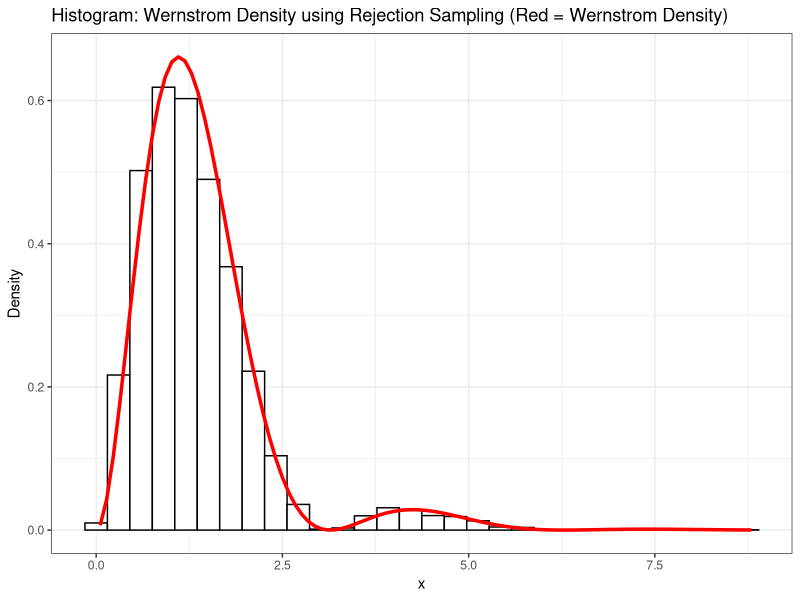

Reproduce this figure in R.
## ---- chunk 1

knitr::opts_chunk$set(echo = FALSE, message = FALSE, warning = FALSE)
library(tidyverse)


## ---- chunk 2

### Set seed for reproducibility
set.seed(1111)

sum(rgamma(100000,
           shape = 6,
           rate = 13) > 1) / 100000

## ---- chunk 3

### Set seed 
set.seed(1212)

X = rexp(100000, 1)
U = rexp(100000, 1)

### Wernstrom Distribution
pi_x <- function(x) {
  new_x = (5/2) * (sin(x)^2) * exp(-x)
  return(new_x)
}

count = 1
accept = c()


while(count <= 100000 & length(accept) < 10000){
  test_u = U[count]
  test_x = pi_x(X[count])/(2.5*dexp(X[count],1))
  if (test_u <= test_x){
    accept = rbind(accept, X[count])
    count = count + 1
  }
  count = count + 1
}

### Code adapted from https://rpubs.com/mathetal/rejectsampling

df = data.frame(accept = accept)

f = function(x) (5/2) * (sin(x)^2) * exp(-x)

df %>%
  ggplot(aes(x = accept)) +
  geom_histogram(aes(y = ..density..), color = "black", fill = "white") + 
  stat_function(fun = f, color = "red", size = 1.2) +
  theme_bw() +
  ylab("Density") +
  xlab("x") +
  ggtitle("Histogram: Wernstrom Density using Rejection Sampling (Red = Wernstrom Density)")
  
## ---- chunk 4

mean(df$accept)
var(df$accept)

